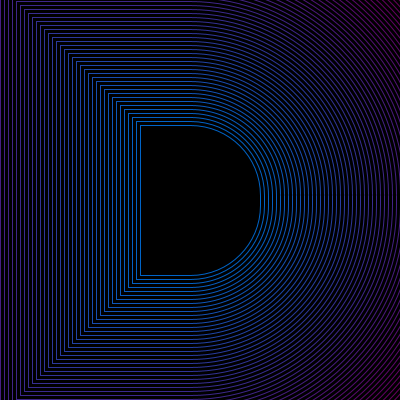
Frame 1 (no input)
Frame 60 (the mouse pressed at the canvas centre just before this capture): identical to frame 1, image omitted
Frame 120 (the mouse held since frame 60 and released just before this capture): identical to frame 1, image omitted

The Processing sketch that drew this single still picture (run headless with seeded random() and noise(); from frame 60 on, the mouse is pressed at the canvas centre):

// Processing sketch: Font_D_01
// ── Font_D_01.pde
int dthick = 300; //thickness of D
int gap = 2;
int dheight = 150;
int dwidth = 120;
int darc = 70;
int tx = 200-(dwidth/2);
int ty = 200-(dheight/2);

void setup() {
  size(400,400);
  background(0);
}

void draw() {
  smooth();
  background(0);
  noFill();
  for(int i=0; i<(dthick/gap); i=i+gap){
  translate(tx, ty);
  stroke(i,100-i,200-i);
  int ax1 = dwidth-darc;
  int ay1 = 0-(i*gap);
  int ax2 = dwidth+(i*gap);
  int ay2 = darc;
  int ax3 = dwidth;
  int ay3 = dheight-darc;
  int ax4 = dwidth-darc;
  int ay4 = dheight;
  line(0-(i*gap), 0-(i*gap), 0-(i*gap), dheight+(i*gap));
  line(0-(i*gap), ay1, ax1, ay1);
  arc(ax1, ay2, (darc+(i*gap))*2, (darc+(i*gap))*2, TWO_PI-PI/2, TWO_PI);
  line(dwidth+(i*gap), ay2, dwidth+(i*gap), ay3);
  arc(ax4, ay3, (darc+(i*gap))*2, (darc+(i*gap))*2, 0, PI/2);
  line(ax4, ay4+(i*gap), 0-(i*gap), dheight+(i*gap));
  translate(-tx, -ty);
  }
}
